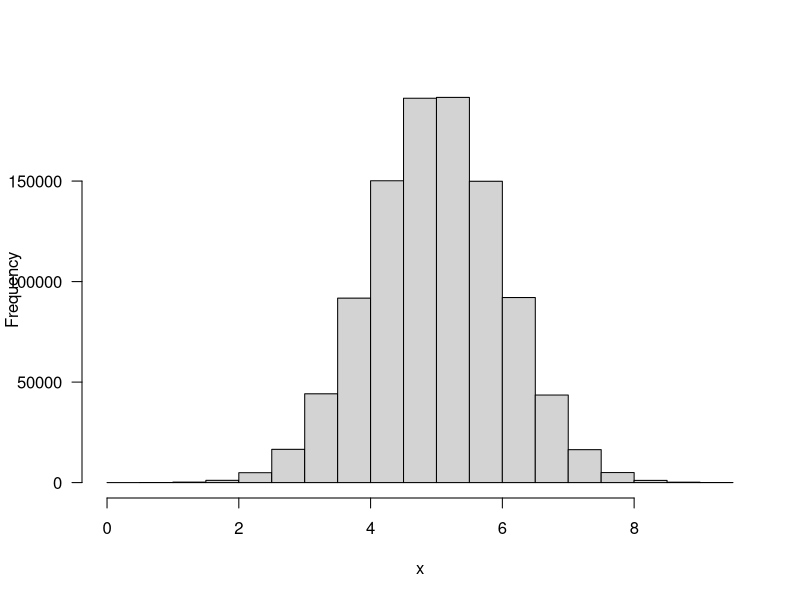
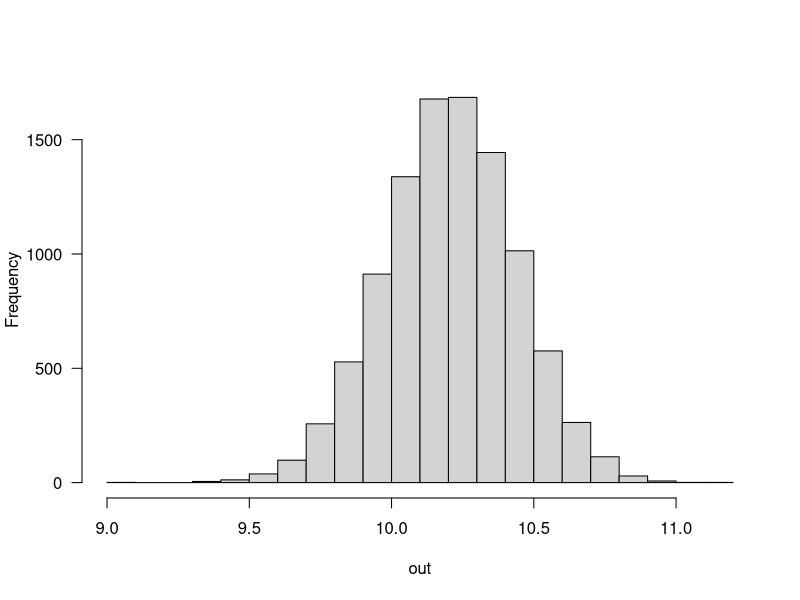
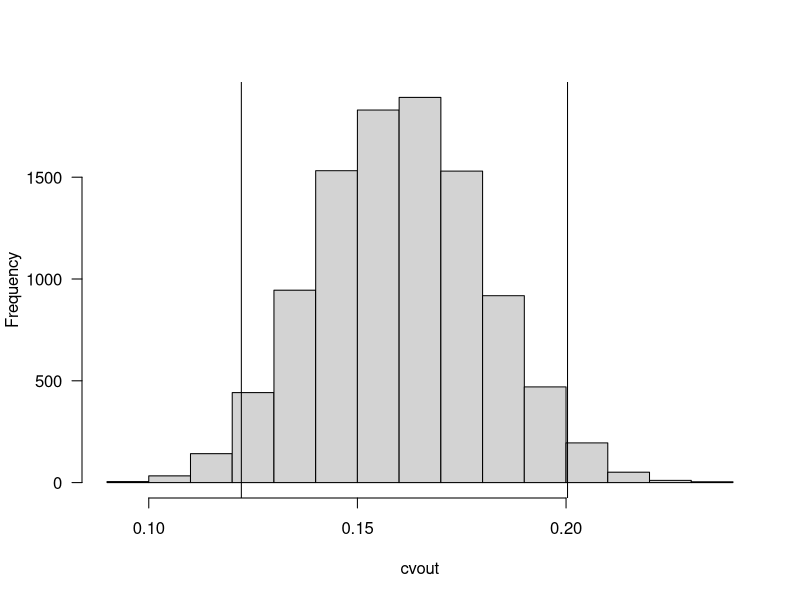
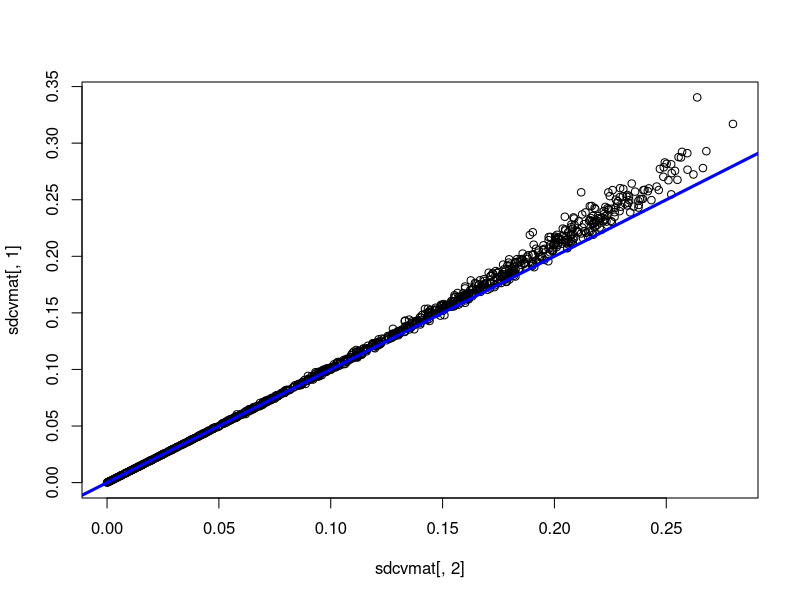

These figures' R source, in order:
##First day BIOS14
###Simulating data from distributions####

x = rnorm(n=1000000, mean=5, sd=1)
mean(x)
sd(x)

hist(x, las=1, main="")

##Bootstrapping ####
set.seed(1)
x = rnorm(50, 10, 2)
se_x = sqrt(var(x)/length(x))

out = NULL
cvout <- NULL
for(i in 1:10000){
  sample = sample(x, replace=TRUE)
  out[i] = mean(sample)
  cvout[i] <- sd(sample)/mean(sample)
}
hist(out, las=1, main="")

sd(out)
se_x
quantile(out, c(0.025, 0.975))
mean(x) - 1.96*se_x
mean(x) + 1.96*se_x

##Calculating 95% confidence interval for the CV
cvquantile <- quantile(cvout, c(0.025, 0.975))
print(cvquantile)
hist(cvout, las=1, main="")
abline(v = cvquantile[1])
abline(v = cvquantile[2])




##Exercise extra####

sd_vector <- seq(0, 12, length.out = 1000)
sdcvmat <- matrix(ncol = 2, nrow = length(sd_vector))

for (i in seq_along(sd_vector)){
  x <- rnorm(100, 50, sd_vector[i])
  sdx <- sd(log(x))
  cvx <- sd(x)/mean(x)
  sdcvmat[i,1] <- sdx
  sdcvmat[i,2] <- cvx
}

plot(sdcvmat[,1]~sdcvmat[,2])
# abline(lm(sdcvmat[,1]~sdcvmat[,2]), col = "red")
abline(a = 0, b = 1, col = "blue", lwd = 3)
